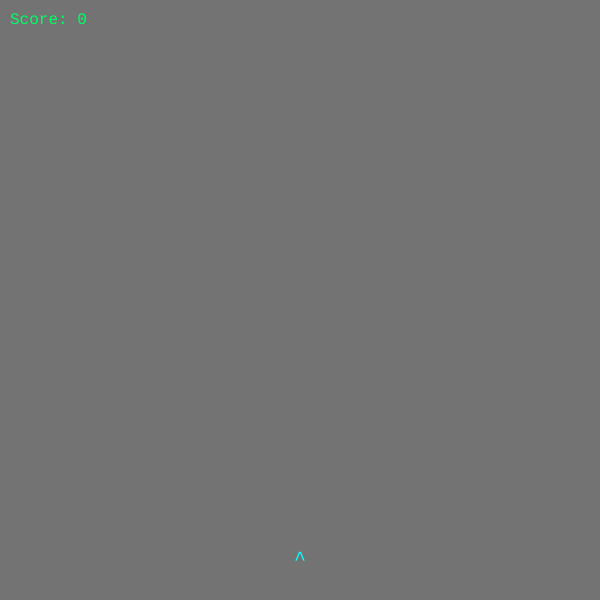
Frame 1 (no input)
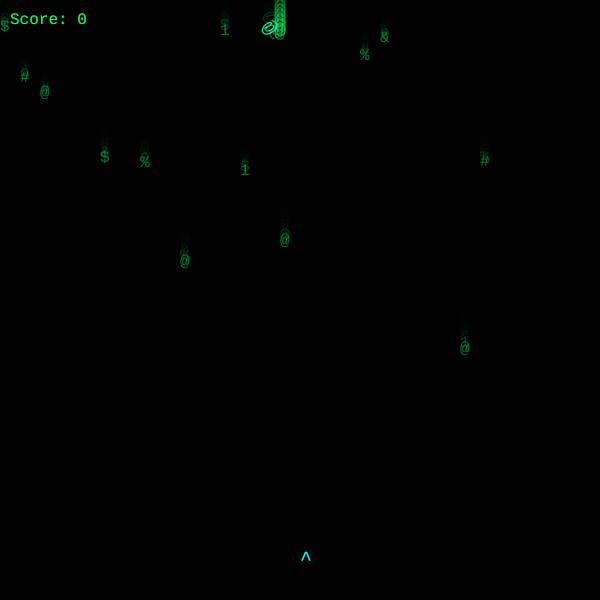
Frame 60 (no input)
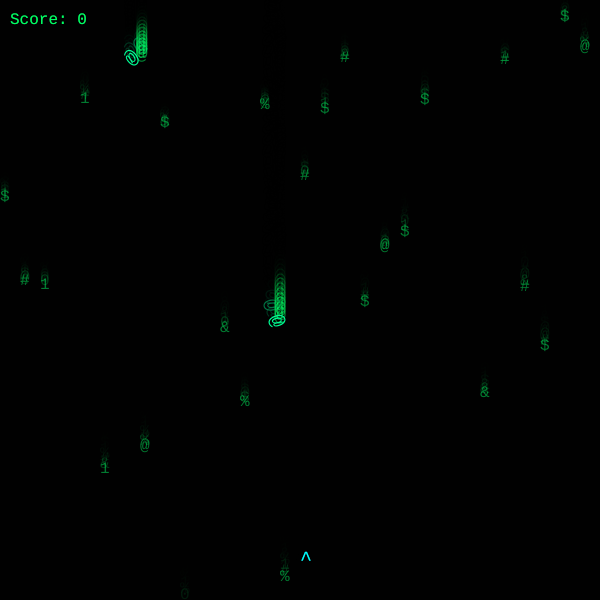
Frame 120 (the mouse pressed at the canvas centre since frame 60)

The p5.js sketch that drew these frames (run headless with seeded random() and noise() and a simulated clock; from frame 60 on, the mouse is pressed at the canvas centre):

// p5.js sketch
// ── sketch.js
let player;
let bullets = [];
let enemies = [];
let particles = [];
let rain = [];
let bossBullets = [];

let score = 0;
let gameOver = false;
let victory = false;

let bossActive = false;
let bossHealth = 30;
let bossY = -200;

let trailLength = 8;

let big404 = [
"██   ██  ██████   ██   ██",
"██   ██ ██  ██   ██   ██",
"███████ ██  ██   ███████",
"     ██ ██  ██        ██",
"     ██  ██████        ██"
];

/* ---------- SETUP ---------- */
function setup() {
  createCanvas(600, 600);
  textFont("monospace");
  textAlign(CENTER, CENTER);
  player = new Player();

  for (let i = 0; i < width / 20; i++) {
    rain.push(new RainDrop(i * 20));
  }
}

/* ---------- DRAW ---------- */
function draw() {
  background(0, 140);

  // matrix rain
  for (let r of rain) {
    r.update();
    r.show();
  }

  if (victory) {
    showVictory();
    return;
  }

  if (gameOver) {
    showGameOver();
    return;
  }

  // trigger boss
  if (score >= 15 && !bossActive) {
    bossActive = true;
    enemies = [];
  }

  player.update();
  player.show();

  // bullets
  for (let i = bullets.length - 1; i >= 0; i--) {
    bullets[i].update();
    bullets[i].show();
    if (bullets[i].offscreen()) bullets.splice(i, 1);
  }

  /* ---------- NORMAL ENEMIES ---------- */
  if (!bossActive) {
    if (frameCount % 50 === 0) enemies.push(new Enemy());

    for (let i = enemies.length - 1; i >= 0; i--) {
      enemies[i].update();
      enemies[i].show();

      if (dist(enemies[i].x, enemies[i].y, player.x, player.y) < 20) {
        gameOver = true;
      }

      for (let j = bullets.length - 1; j >= 0; j--) {
        if (dist(bullets[j].x, bullets[j].y, enemies[i].x, enemies[i].y) < 15) {
          explode(enemies[i].x, enemies[i].y);
          enemies.splice(i, 1);
          bullets.splice(j, 1);
          score++;
          break;
        }
      }
    }
  }

  /* ---------- PARTICLES ---------- */
  for (let i = particles.length - 1; i >= 0; i--) {
    particles[i].update();
    particles[i].show();
    if (particles[i].life <= 0) particles.splice(i, 1);
  }

  /* ---------- BOSS ---------- */
  if (bossActive) {
    updateBoss();
    drawBoss();
  }

  drawUI();
}

/* ---------- MATRIX RAIN ---------- */
class RainDrop {
  constructor(x) {
    this.x = x;
    this.y = random(-500, 0);
    this.speed = random(2, 6);
    this.chars = "01@#$%&";
  }

  update() {
    this.y += this.speed;
    if (this.y > height) this.y = random(-200, 0);
  }

  show() {
    fill(0, 255, 100, 120);
    textSize(16);
    let c = this.chars.charAt(floor(random(this.chars.length)));
    text(c, this.x, this.y);
  }
}

/* ---------- PLAYER ---------- */
class Player {
  constructor() {
    this.x = width / 2;
    this.y = height - 40;
    this.speed = 6;
  }

  update() {
    if (keyIsDown(LEFT_ARROW)) this.x -= this.speed;
    if (keyIsDown(RIGHT_ARROW)) this.x += this.speed;
    this.x = constrain(this.x, 20, width - 20);
  }

  show() {
    fill(0, 255, 255);
    textSize(20);
    text("^", this.x, this.y);
  }
}

/* ---------- BULLET ---------- */
class Bullet {
  constructor(x, y) {
    this.x = x;
    this.y = y;
  }

  update() {
    this.y -= 8;
  }

  show() {
    fill(255, 255, 0);
    text("|", this.x, this.y);
  }

  offscreen() {
    return this.y < 0;
  }
}

/* ---------- ENEMY ---------- */
class Enemy {
  constructor() {
    this.x = random(width);
    this.y = -20;
    this.speed = random(2, 5);
    this.angle = random(360);
    this.spin = random(-5, 5);
    this.history = [];
  }

  update() {
    this.y += this.speed;
    this.angle += this.spin;

    this.history.push({ x: this.x, y: this.y });
    if (this.history.length > trailLength) this.history.shift();
  }

  show() {
    for (let i = 0; i < this.history.length; i++) {
      let p = this.history[i];
      fill(0, 255, 100, map(i, 0, this.history.length, 20, 150));
      text("@", p.x, p.y);
    }

    push();
    translate(this.x, this.y);
    rotate(this.angle);
    fill(0, 255, 150);
    text("@", 0, 0);
    pop();
  }
}

/* ---------- PARTICLES (SAFE ASCII) ---------- */
function explode(x, y) {
  let chars = "@#$%01";
  for (let i = 0; i < 15; i++) {
    let c = chars.charAt(floor(random(chars.length)));
    particles.push(new Particle(x, y, c));
  }
}

class Particle {
  constructor(x, y, c) {
    this.x = x;
    this.y = y;
    this.vx = random(-2, 2);
    this.vy = random(-2, 2);
    this.life = 60;
    this.char = c;
  }

  update() {
    this.x += this.vx;
    this.y += this.vy;
    this.life--;
  }

  show() {
    fill(0, 255, 100, this.life * 4);
    text(this.char, this.x, this.y);
  }
}

/* ---------- BOSS ---------- */
class BossBullet {
  constructor(x, y) {
    this.x = x;
    this.y = y;
    this.speed = random(3, 6);
  }

  update() {
    this.y += this.speed;
  }

  show() {
    fill(0, 255, 100);
    text("#", this.x, this.y);
  }

  offscreen() {
    return this.y > height;
  }
}

function drawBoss() {
  fill(0, 255, 100);
  textSize(20);
  textAlign(CENTER, CENTER);

  let lineHeight = 30;
  let totalHeight = big404.length * lineHeight;
  let startY = bossY - totalHeight / 2;

  for (let i = 0; i < big404.length; i++) {
    text(big404[i], width / 2, startY + i * lineHeight);
  }

  // HP display centered above boss
  textSize(14);
  text("BOSS HP: " + bossHealth, width / 2, startY - 30);
}

function updateBoss() {
  if (bossY < 150) bossY += 1;

  // boss shoots
  if (frameCount % 25 === 0) {
    bossBullets.push(
      new BossBullet(random(width / 2 - 160, width / 2 + 160), bossY + 60)
    );
  }

  // bullets update
  for (let i = bossBullets.length - 1; i >= 0; i--) {
    bossBullets[i].update();
    bossBullets[i].show();

    if (dist(bossBullets[i].x, bossBullets[i].y, player.x, player.y) < 15) {
      gameOver = true;
    }

    if (bossBullets[i].offscreen()) {
      bossBullets.splice(i, 1);
    }
  }

  // damage boss
  for (let i = bullets.length - 1; i >= 0; i--) {
    if (bullets[i].y < bossY + 120 && bullets[i].y > bossY) {
      bossHealth--;
      bullets.splice(i, 1);
    }
  }

  if (bossHealth <= 0) {
    victory = true;
  }
}

/* ---------- UI ---------- */
function drawUI() {
  fill(0, 255, 100);
  textAlign(LEFT);
  textSize(16);
  text("Score: " + score, 10, 20);
}

/* ---------- SCREENS ---------- */
function showGameOver() {
  fill(255, 0, 0);
  textSize(30);
  textAlign(CENTER);
  text("YOU WERE FOUND", width / 2, height / 2 - 40);

  drawRestartButton();
}

function showVictory() {
  fill(0, 255, 100);
  textAlign(CENTER, CENTER);

  textSize(32);
  text("SYSTEM RESTORED", width / 2, height / 2 - 80);

  drawRestartButton();
}

/* ---------- BUTTON ---------- */
function drawRestartButton() {
  let bx = width / 2;
  let by = height / 2 + 20;

  rectMode(CENTER);

  fill(20);
  rect(bx, by, 240, 55);

  fill(0, 255, 100);
  textAlign(CENTER, CENTER);
  textSize(16);
  text("RETURN / RESTART", bx, by);
}

function mousePressed() {
  if (gameOver || victory) {
    let bx = width / 2;
    let by = height / 2 + 20;

    if (
      mouseX > bx - 120 &&
      mouseX < bx + 120 &&
      mouseY > by - 27 &&
      mouseY < by + 27
    ) {
      resetGame();
    }
  }

}

/* ---------- RESET ---------- */
function resetGame() {
  score = 0;
  enemies = [];
  bullets = [];
  particles = [];
  bossBullets = [];

  gameOver = false;
  victory = false;
  bossActive = false;

  bossHealth = 30;
  bossY = -200;
}

/* ---------- INPUT ---------- */
function keyPressed() {
  if (key === " ") {
    bullets.push(new Bullet(player.x, player.y - 10));
  }
}
